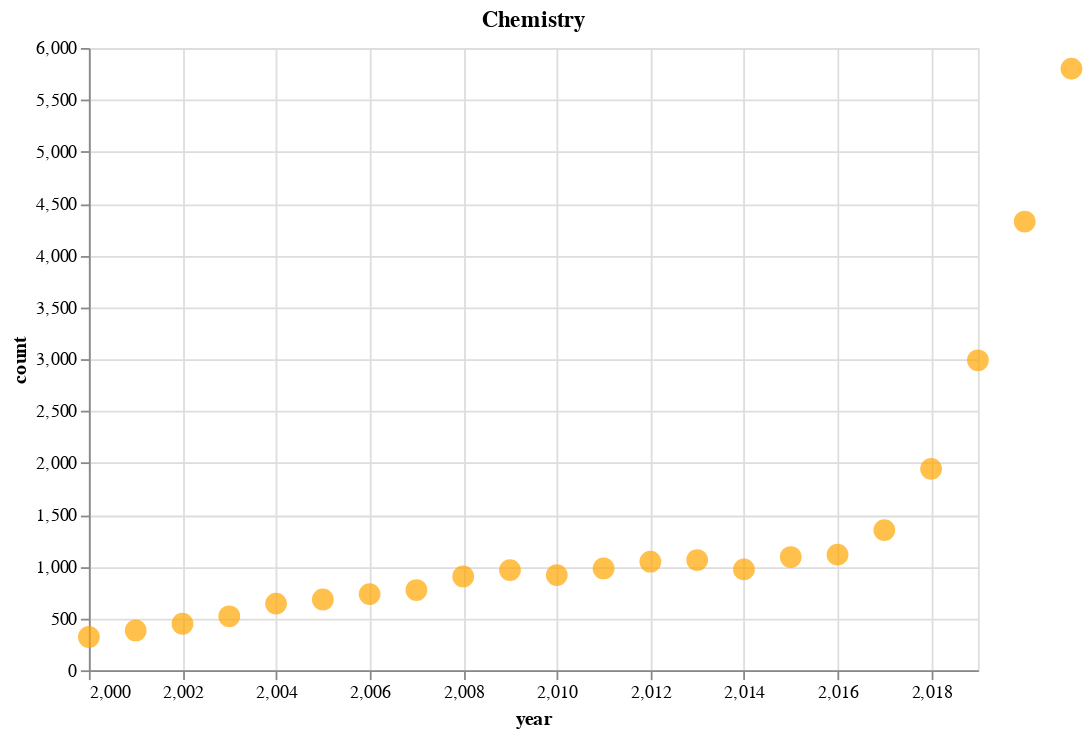

The cell this chart's notebook holds for it:
### Code cell
charts[1]

### Figure 1 — Vega-Lite specification as saved in the notebook (floating-point values rounded to 4 significant figures)
{"config": {"view": {"continuousWidth": 400, "continuousHeight": 300}}, "data": {"name": "data-f3eeb04e7142781a92128d38c6849748"}, "mark": {"type": "circle", "color": "orange", "size": 150}, "encoding": {"x": {"field": "year", "scale": {"domain": [2000, 2019]}, "type": "quantitative"}, "y": {"field": "count", "type": "quantitative"}}, "height": 350, "title": "Chemistry", "width": 500, "$schema": "https://vega.github.io/schema/vega-lite/v4.17.0.json", "datasets": {"data-f3eeb04e7142781a92128d38c6849748": [{"year": 2021, "count": 5801}, {"year": 2020, "count": 4327}, {"year": 2019, "count": 2989}, {"year": 2018, "count": 1942}, {"year": 2017, "count": 1352}, {"year": 2016, "count": 1115}, {"year": 2015, "count": 1092}, {"year": 2014, "count": 973}, {"year": 2013, "count": 1063}, {"year": 2012, "count": 1047}, {"year": 2011, "count": 982}, {"year": 2010, "count": 918}, {"year": 2009, "count": 966}, {"year": 2008, "count": 905}, {"year": 2007, "count": 774}, {"year": 2006, "count": 735}, {"year": 2005, "count": 683}, {"year": 2004, "count": 643}, {"year": 2003, "count": 521}, {"year": 2002, "count": 449}, {"year": 2001, "count": 384}, {"year": 2000, "count": 321}]}}
